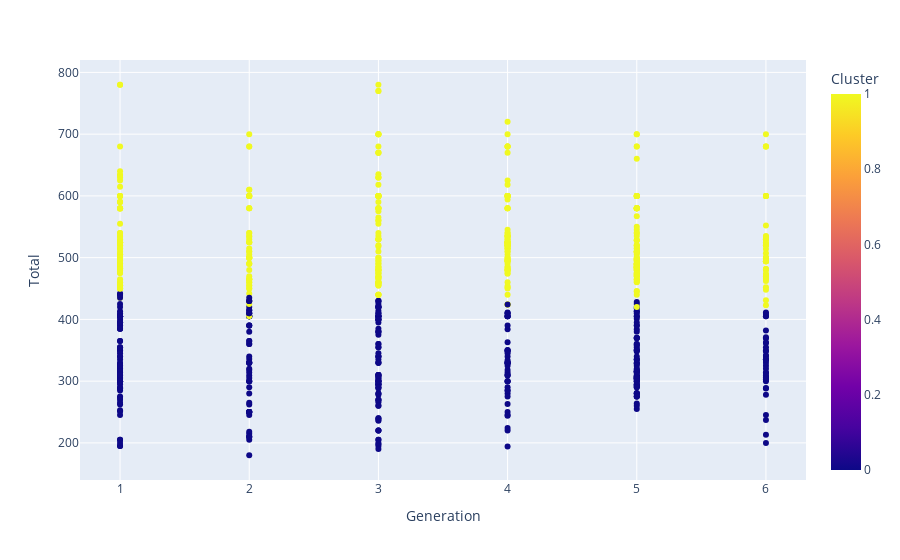

Notebook cell for this chart:
### Code cell
fig = px.scatter(data, x='Generation', y='Total', color='Cluster')
fig.show()

### Figure 1 — Plotly figure (JSON) as saved in the notebook; plotly's stock layout.template omitted (floating-point values rounded to 4 significant figures; data arrays with more than 128 entries replaced by an {"elided": "..."} marker saying what was removed)
{"data": [{"hovertemplate": "Generation=%{x}<br>Total=%{y}<br>Cluster=%{marker.color}<extra></extra>", "legendgroup": "", "marker": {"color": {"elided": "800 int values"}, "coloraxis": "coloraxis", "symbol": "circle"}, "mode": "markers", "name": "", "orientation": "v", "showlegend": false, "type": "scatter", "x": {"elided": "800 int values"}, "xaxis": "x", "y": {"elided": "800 int values"}, "yaxis": "y"}], "layout": {"coloraxis": {"colorbar": {"title": {"text": "Cluster"}}, "colorscale": [[0, "#0d0887"], [0.1111, "#46039f"], [0.2222, "#7201a8"], [0.3333, "#9c179e"], [0.4444, "#bd3786"], [0.5556, "#d8576b"], [0.6667, "#ed7953"], [0.7778, "#fb9f3a"], [0.8889, "#fdca26"], [1, "#f0f921"]]}, "legend": {"tracegroupgap": 0}, "margin": {"t": 60}, "xaxis": {"anchor": "y", "domain": [0, 1], "title": {"text": "Generation"}}, "yaxis": {"anchor": "x", "domain": [0, 1], "title": {"text": "Total"}}}}
